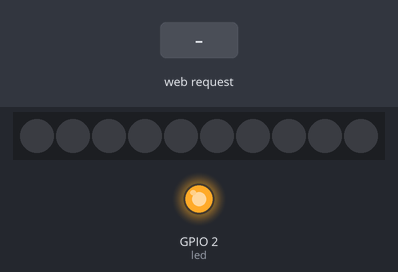
This sketch was run on a simulated ESP8266 (Wemos D1 mini). Shown: 10 RGB LEDs in strip order, left to right, output pins drawn as LEDs (lit = HIGH). The test bench sets the inputs (shaded band). WiFi joins after 1.5 s; servers stay silent unless stated; what the sketch prints to the serial monitor is not drawn.

Above: at 2.7 s.
2.8 s: HTTP request GET /?led=ON received
At 4.0 s:
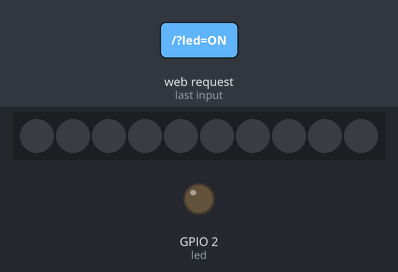
4.3 s: HTTP request GET /?led=OFF received
At 5.2 s:
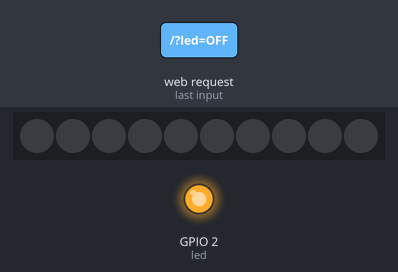
Timing chart, 0 to 7.3 s (numbered marks = the images above; inputs shaded):
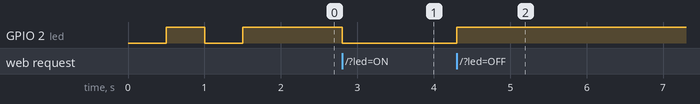

The sketch:

arduino_tally.ino
```cpp
#include <ESP8266WiFi.h>
#include <ESP8266mDNS.h>
#include <ESP8266WebServer.h>
#include <Adafruit_NeoPixel.h>
#include "index.h"

const char* ssid = "xxxxxx";
const char* pass = "xxxxxx";
const char* host_name = "esp-tally";

//LED config
const int led = 2;    //D4 wemos mini also on board led
#define LED_PIN    15   //D8 wemos mini for NeoPixel
#define LED_COUNT 10

// group[x][2] x is number of groups
int group[2][2] = {{0,5},{5,5}}; //{start,count} for each group

// Web server port
const uint16_t port = 80;

// Web server object declaration
ESP8266WebServer server(port);
//NeoPixel onject declaration
Adafruit_NeoPixel strip(LED_COUNT, LED_PIN, NEO_GRB + NEO_KHZ800);

void neo_set(int grp, int r, int g, int b){
  int start, end;
  if(grp == 0){
     start = 0;
     end = strip.numPixels();
  } else{
    start = group[grp-1][0];
    end = start + group[grp-1][1];
  }
  for(int i= start; i<end; i++) {
    strip.setPixelColor(i,strip.Color(r,g,b)); //RED
    strip.show();
  }
}

/**GET NOT FULLY IMPLEMENTED
 * USE FOR Testing of LEDs not actual tallying
 */
void handleGET()
{
    /*String message = "get args: ";
    for (int i = 0; i < server.args(); i++) {

    message += "Arg no. " + (String)i + " –> ";   //Include the current iteration value
    message += server.argName(i) + ": ";     //Get the name of the parameter
    message += server.arg(i) + "\n";              //Get the value of the parameter

    }
    Serial.print(message);*/

    // *** Turn on or off the LED ***
    if (server.arg("led") == "ON"){
        int r_val = server.arg("red").toInt();
        int g_val = server.arg("green").toInt();
        int b_val = server.arg("blue").toInt();
        int grp_val = server.arg("group").toInt();
        digitalWrite(led, LOW);
        Serial.print("LED ON via GET\n");
        neo_set(grp_val, r_val, g_val, b_val);; }
    else if (server.arg("led") == "OFF") {
        int grp_val = server.arg("group").toInt();
        digitalWrite(led, HIGH);
        Serial.print("LED OFF via GET\n");
        neo_set(grp_val, 0, 0, 0 );}
    if (server.arg("/")){
      server.send_P(200, "text/html", index_html);
    }
}

void handlePOST() {
    /*String message = "post args: ";
    for (int i = 0; i < server.args(); i++) {

    message += "Arg no. " + (String)i + " –> ";   //Include the current iteration value
    message += server.argName(i) + ": ";     //Get the name of the parameter
    message += server.arg(i) + "\n";              //Get the value of the parameter

    }
    Serial.print(message);*/

    if (server.arg("led") == "ON"){
        int r_val = server.arg("red").toInt();
        int g_val = server.arg("green").toInt();
        int b_val = server.arg("blue").toInt();
        int grp_val = server.arg("group").toInt();
        digitalWrite(led, LOW);
        Serial.print("LED ON via POST\n");
        neo_set(grp_val, r_val, g_val, b_val); }
    else if (server.arg("led") == "OFF") {
        int grp_val = server.arg("group").toInt();
        digitalWrite(led, HIGH);
        Serial.print("LED OFF via POST\n");
        neo_set(grp_val, 0, 0, 0 );}

    server.sendHeader("Location","/");
    server.send(303);
}
void setup()
{
    //Set Neopixels
    strip.begin();        //initialize neopixel
    strip.show();         //set all off
    strip.setBrightness(255);  // max=255

    // Set pin as output
    pinMode(led, OUTPUT);
    // Setup serial communication
    Serial.begin(74880);

    // *** Connect to a WiFi acces point ***

    Serial.printf("Connecting to %s ", ssid);
    WiFi.hostname(host_name);

    WiFi.begin(ssid, pass);
    while (WiFi.status() != WL_CONNECTED)
    {
        delay(500);
        Serial.print(".");
        digitalWrite(led, !digitalRead(led));
    }

    MDNS.begin(host_name);

    Serial.printf(" Connected\n");
    Serial.printf("IP address: %s\n", WiFi.localIP().toString().c_str());

    // *** Start web server ***
    server.on("/", HTTP_GET, handleGET);
    server.on("/", HTTP_POST, handlePOST);
    server.begin();
    Serial.printf("Web server started at port %d\n", port);
    MDNS.addService("http", "tcp", 80);
}

void loop()
{
    MDNS.update();
    server.handleClient();
}
```

index.h
```cpp
const char index_html[] PROGMEM = R"=====(
<!DOCTYPE html>
<html>
<head>
<title>TALLY LIGHT TEST PAGE</title>
</head>
<body>
  <h1>LED</h1>
  <form method="post">

    <label for="red">Red:</label>
    <input type="number" name="red" min="0" max="255" value="255"><br><br>
    <label for="green">Green:</label>
    <input type="number" name="green" min="0" max="255" value="255"><br><br>
    <label for="blue">Blue:</label>
    <input type="number" name="blue" min="0" max="255" value="255"><br><br>

    <label for="groupt">Group:</label>
    <input type="number" name="group" value="0"><br><bt>

    <input type="submit" name="led" value="ON">
    <input type="submit" name="led" value="OFF">
  </form>

  <p> red, green, and blue values for led! <p>
  <p> group is the set if multiple <p>
  <p> if 0 all should light <p>
</body>
</html>

)=====";
```

Measured:
- after the input at 2.8 s, GPIO 2 (led): HIGH → LOW at once
- after the input at 4.3 s, GPIO 2 (led): LOW → HIGH at once
